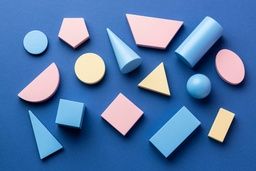
#> input picture set/test set.jpg, 256 x 171 px, shrunk from 1380 x 920 before the run
$ python main.py
#> lines starting #> are read from the running program, lines starting #| are printed output that depends on the picture; after the words box and inside, x2 and y2 are one past the last pixel; in counts of white or black regions, pixels touching at a corner belong together
import numpy as np
import cv2

test = cv2.imread("set/test set.jpg")
#> test is the input picture: shape (171, 256, 3); mean B, G, R 169.9, 119.1, 80.2

cv2.imshow("test", test)
def con(img):
    test_np = np.asarray(img)
    new_np = np.zeros((test_np.shape[0],test_np.shape[1]), dtype=float)
    s_np = np.asarray(img)
    #shape (920, 1380, 3)
    x = 0
    ko = 0.08
    col = [0,255,0]
    for i in range(test_np.shape[0]):
        for j in range(test_np.shape[1]):
            for k in range(test_np.shape[2]):
                x += round(test_np[i][j][k]/255, 3)*10**(2-k)
            new_np[i][j] = round(x/100, 2)
            x = 0
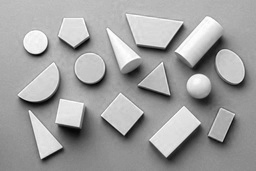
#> new_np: shape (171, 256) float64; min 0.05, max 1.11, mean 0.716; drawn with min black and max white

    for i in range(new_np.shape[0]-1):
        for j in range(new_np.shape[1]-1):
            if abs(new_np[i][j] - new_np[i+1][j]) > ko or abs(new_np[i][j] - new_np[i+1][j+1]) > ko or abs(new_np[i][j] - new_np[i][j+1]) > ko:
                s_np[i][j] = col
            else:
                s_np[i][j] = [0,0,0]
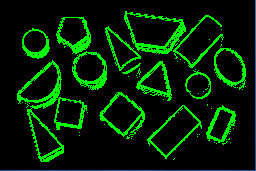
#> s_np: shape (171, 256, 3); mean B, G, R 1.5, 34, 0.3
            #if test_np[i+1][j][0] != 0 or test_np[i][j+1][0] != 0 or test_np[i+1][j+1][0] != 0:
                #test_np[i][j] = img[i][j]
    return s_np


out_np = con(test)

cv2.fastNlMeansDenoisingColored(out_np, out_np, 30, 30, 10, 50)
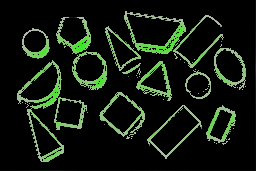
#> out_np: shape (171, 256, 3); 15.79% of pixels changed, all inside (x1, y1, x2, y2) = (0, 0, 256, 171)

cv2.imshow("new", out_np)


cv2.waitKey(0)
cv2.destroyAllWindows()
